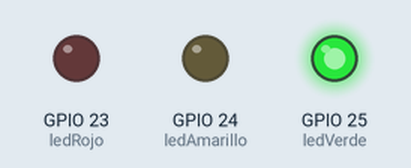
A program run on a simulated Raspberry Pi (BCM pin numbers). Shown: output pins drawn as LEDs (lit = HIGH).

Above: at 2.0 s.
At 4.5 s:
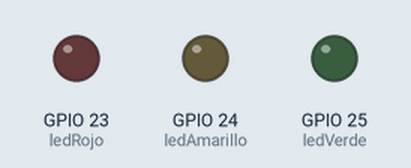
At 9.0 s:
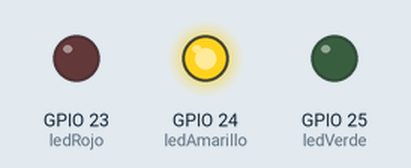
At 11.5 s:
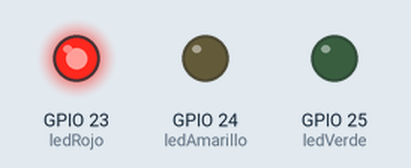
Timing chart, 0 to 16.9 s (numbered marks = the images above):
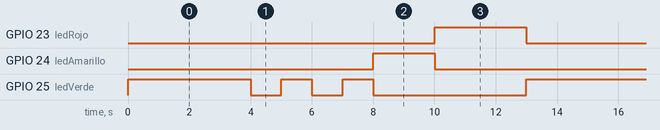

Measured:
- by itself, GPIO 23 (ledRojo): alternates HIGH for 3.0 s and LOW for 10.0 s
- by itself, GPIO 24 (ledAmarillo): alternates HIGH for 2.0 s and LOW for 11.0 s
- by itself, GPIO 25 (ledVerde): repeats every 13.0 s: 2 × (LOW 1.0 s, HIGH 1.0 s), LOW 5.0 s, HIGH 4.0 s

The program:

Practice_3_Semaforo.py
```python
#SEMAFORO- PRACTICA 3
#Traffic Light
from gpiozero import LED 			#libreria para LED
from time import sleep				#libreria tiempo/sleep.
ledRojo = LED(23) 					#pin donde esta declarado el LED rojo.
ledAmarillo = LED(24) 				#pin donde esta declarado el LED amarillo.
ledVerde = LED(25) 					#pin donde esta declarado el LED verde.
while True:
	#Green LED
	ledVerde.on()					#prende el led - Turn ON the LED.
	sleep(4)						#prende por 5 segundo.
	ledVerde.off() 					#apaga el led - Turn OFF the LED.
	sleep(1)						#apaga por 5 segundo.
	ledVerde.on()					#prende el led - Turn ON the LED.
	sleep(1)						#prende por 5 segundo.
	ledVerde.off() 					#apaga el led - Turn OFF the LED.
	sleep(1)						#apaga por 5 segundo.
	ledVerde.on()					#prende el led - Turn ON the LED.
	sleep(1)						#prende por 5 segundo.
	ledVerde.off() 					#apaga el led - Turn OFF the LED.
	#Yellow LED
	ledAmarillo.on()				#prende el led - Turn ON the LED.
	sleep(2)						#prende por 2 segundo.
	ledAmarillo.off() 				#apaga el led - Turn OFF the LED.
	#Red LED
	ledRojo.on()					#prende el led - Turn ON the LED.
	sleep(3)						#prende por 3 segundo.
	ledRojo.off() 					#apaga el led - Turn OFF the LED.

#Follow me on my YouTube channel: https://www.youtube.com/@adrieltrejodearcos3335
```
